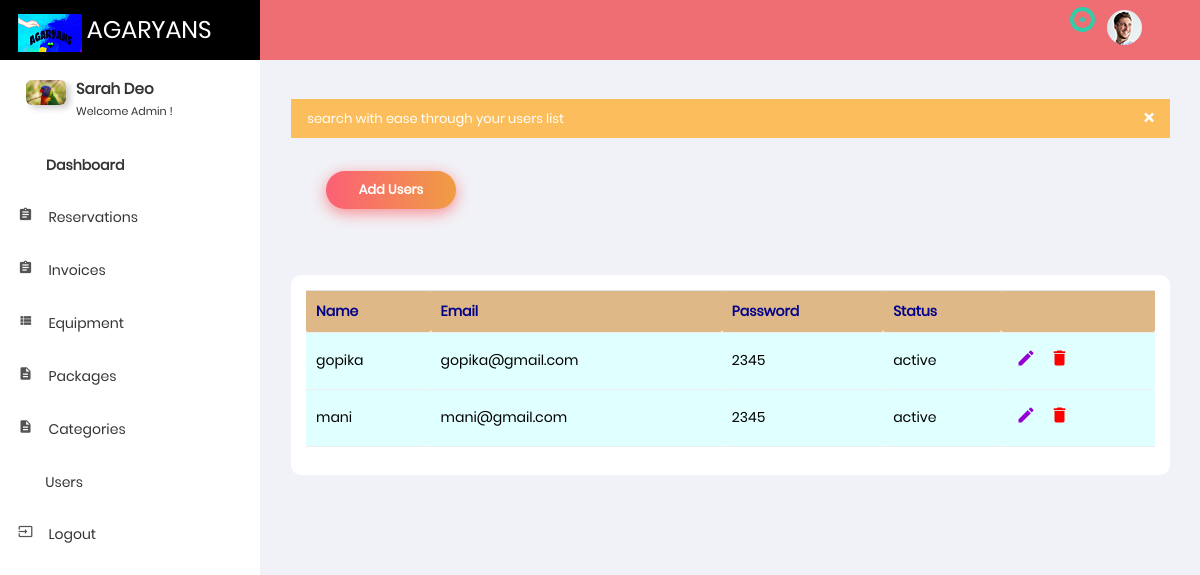
Screenshot of /gg with the database file from the repository.
### sub_part/models.py (models this page shows, shortened)
class users(models.Model):
    email=models.CharField(max_length=100)
    password=models.CharField(max_length=100)
    name=models.CharField(max_length=100)
    activation=models.CharField(max_length=100)

### sub_part/views.py (the view)
# urls.py: path('gg',views.gg,name='gg'),
def gg(request):
    ex5=users.objects.all()
    return render(request,'gg.html',{'ex5':ex5})

### template/gg.html (shortened to what this page needs)
{% load static %}
<!DOCTYPE html>
<html lang="en">
<head>
   <link href="{% static 'assets/css/app.min.css' %}" rel="stylesheet">
   <link href="{% static 'assets/css/style.css' %}" rel="stylesheet" />
   <link href="{% static 'assets/css/styles/all-themes.css' %}" rel="stylesheet" />
</head>
<body class="light">
    <nav class="navbar">
        <div class="container-fluid">
            <div class="navbar-header">
                <a class="navbar-brand" href="{% url 'ind' %}">
                    <img src="{% static 'assets/images/logo.png' %}" alt="" />
                    <span class="logo-name">AGARYANS</span>
                </a>
            </div>
            <div class="collapse navbar-collapse" id="navbar-collapse">
                <ul class="nav navbar-nav navbar-left">
                    <li>
                        <a href="#" onClick="return false;" class="sidemenu-collapse">
                            <i class="nav-hdr-btn ti-align-left"></i>
                        </a>
                    </li>
                </ul>
                <ul class="nav navbar-nav navbar-right">
                    <li class="fullscreen">
                        <a href="javascript:;" class="fullscreen-btn">
                            <i class="nav-hdr-btn ti-fullscreen"></i>
                        </a>
                    </li>
                    <li class="dropdown">
                        <a href="#" onClick="return false;" class="dropdown-toggle" data-toggle="dropdown" role="button">
                            <i class="nav-hdr-btn ti-bell"></i>
                       		<span class="notify"></span>
                            <span class="heartbeat"></span>
                        </a>
                    </li>
                    <li class="dropdown user_profile">
                        <div class="dropdown-toggle" data-toggle="dropdown">
                            <img src="{% static 'assets/images/user.jpg' %}" alt="user">
                        </div>
                    </li>
                    <li class="pull-right">
                        <a href="#" onClick="return false;" class="js-right-sidebar" data-close="true">
                            <i class="nav-hdr-btn ti-layout-grid2"></i>
                        </a>
                    </li>
                </ul>
            </div>
        </div>
    </nav>
    <div>
        <aside id="leftsidebar" class="sidebar">
            <div class="menu">
                <ul class="list">
                    <li>
                        <div class="sidebar-profile clearfix">
                            <div class="profile-img">
                                <img src="{% static 'assets/images/usrbig.jpg' %}" alt="profile">
                            </div>
                            <div class="profile-info">
                                <h3>Sarah Deo</h3>
                                <p>Welcome Admin !</p>
                            </div>
                        </div>
                    </li>
                    <li class="active">
                        <a href="{% url 'ind' %}" >
                            <i class="menu-icon ti-home"></i>
                            <span>Dashboard</span>
                        </a>
                        <a href="{% url 'reser' %}" >
                            <i class="material-icons">assignment</i>
                            <span>Reservations</span>
                        </a>
                        <a href="{% url 'invo' %}" class="active">
                            <i class="material-icons">assignment</i>
                            <span>Invoices</span>
                        </a>
                         <a href="{% url 'one' %}" >
                            <i class="material-icons">view_list</i>
                            <span>Equipment</span>
                        </a>
                         <a href="{% url 'tee' %}">
                             <i class="material-icons">description</i>
                            <span>Packages</span>
                        </a>
                         <a href="{% url 'ff' %}" class="active" >
                             <i class="material-icons">description</i>
                            <span>Categories</span>
                        </a>
                         <a href="{% url 'gg' %}">
                            <i class="fas fa-user-friends"></i>
                            <span>Users</span>
                        </a>
                         <a href="{% url 'logout' %}" >
                            <i class="material-icons">input</i>
                            <span>Logout</span>
                        </a>
                    </li>
                </ul>
            </div>
        </aside>
    </div>
    <br> <br>
            <section class="content">
        <div class="container-fluid">
         <div class="alert alert-warning alert-dismissible" role="alert">
                                <button type="button" class="close" data-dismiss="alert" aria-label="Close">
                                    <span aria-hidden="true">&times;</span>
                                </button>
                               search with ease through your users list
                            </div>
            <div class="col-xs-12 col-sm-6 col-md-6 col-lg-6">
                                <a href="{% url 'll' %}">    <button type="button" class="btn-hover btn-border-radius color-4" data-toggle="modal" data-target=".bd-example-modal-lg">Add
                                  Users </button></a></div><br><br>
            <div class="row">
                <div class="col-xs-12 col-sm-12 col-md-12 col-lg-12">
                    <div class="card">
                        <div class="body">
                            <div class="table-responsive">
                                <table class="table table-hover js-basic-example contact_list">
                                    <thead>
                                        <tr style="background-color: burlywood;color: darkblue;">
                                            <th>Name</th>
                                            <th>Email</th>
                                            <th>Password</th>
                                            <th>Status</th>
                                            <th></th>
                                        </tr>
                                    </thead>
                                    <tbody>
                                        {% for i in ex5 %}
                                        <tr style="color: black;background-color:lightcyan;">
                                        <td>{{i.name}}</td>
                                            <td>{{i.email}}</td>
                                            <td>{{i.password}}</td>
                                            <td>{{i.activation}}</td>
                                            <td>
                                                <button class="btn tblActnBtn">
                                                    <i class="material-icons"><a href="edit_user/{{i.id}}" style="color: darkviolet;">mode_edit</a></i>
                                                </button>
                                                <button class="btn tblActnBtn">
                                                    <i class="material-icons"><a href="delete_user/{{i.id}}" style="color: red;">delete</a></i>
                                                </button>
                                            </td>
                                        </tr>
                                        {% endfor %}
                                    </tbody>
                                </table>
                            </div>
                        </div>
                    </div>
                </div>
            </div>
</div>
</section>
</body>

### rows the page displays
users: name "gopika", email "gopika@gmail.com", password "2345", activation "active"
users: name "mani", email "mani@gmail.com", password "2345", activation "active"
